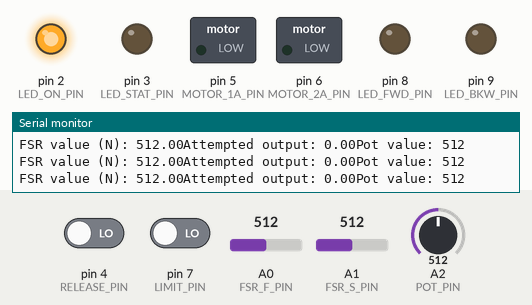
Bench run of a sketch on a simulated Arduino Uno, built with avr-gcc and run on an emulated ATmega328P. Shown: switched loads named in the sketch (green lamp = pin HIGH), output pins drawn as LEDs (lit = HIGH), the last lines printed to the serial monitor. The inputs (shaded band) are chosen by the test bench; at power-on: A0 (FSR_F_PIN) = 512, A2 (POT_PIN) = 512, pin 4 (RELEASE_PIN) LOW, pin 7 (LIMIT_PIN) LOW, A1 (FSR_S_PIN) = 512.

Above: at 1.2 s.
1.3 s: A0 (FSR_F_PIN) set to 716
At 2.4 s:
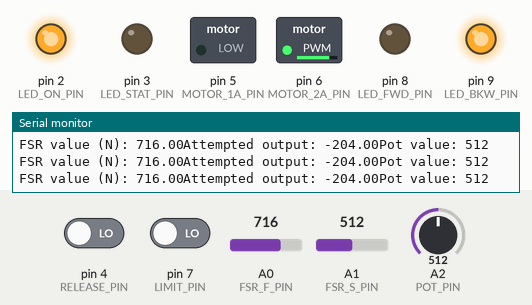
2.8 s: A2 (POT_PIN) set to 900
At 3.5 s:
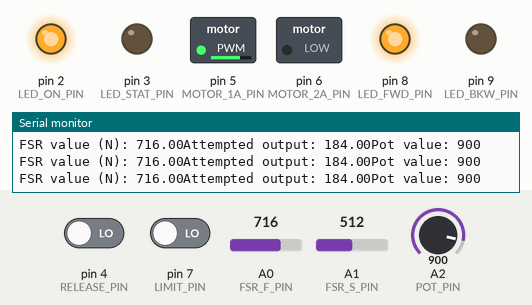
4.3 s: A2 (POT_PIN) set to 1010
At 5.5 s:
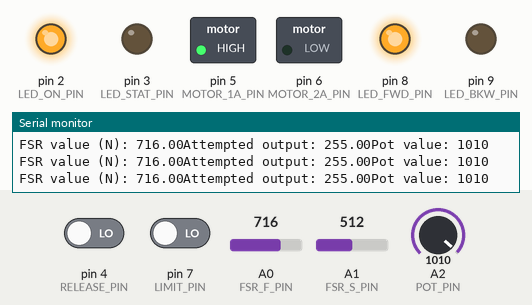
5.8 s: A0 (FSR_F_PIN) set to 900
At 6.8 s:
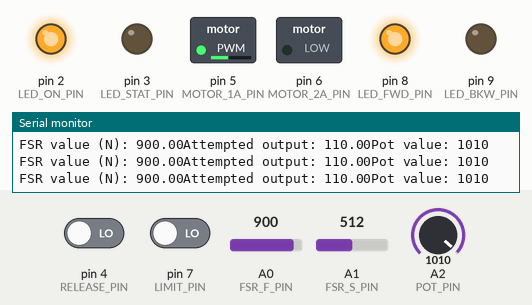
7.3 s: A0 (FSR_F_PIN) set to 1023
At 7.9 s:
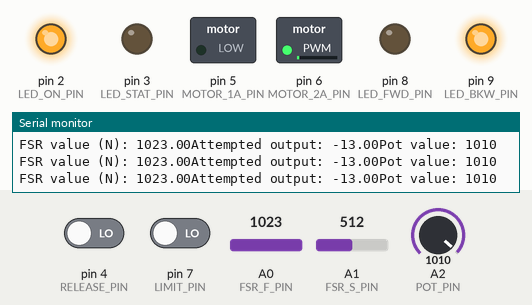
8.8 s: A0 (FSR_F_PIN) set to 990
At 10.2 s:
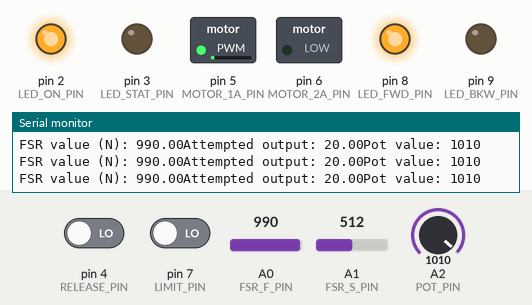
Timing chart, 0 to 11.3 s (numbered marks = the images above; inputs shaded):
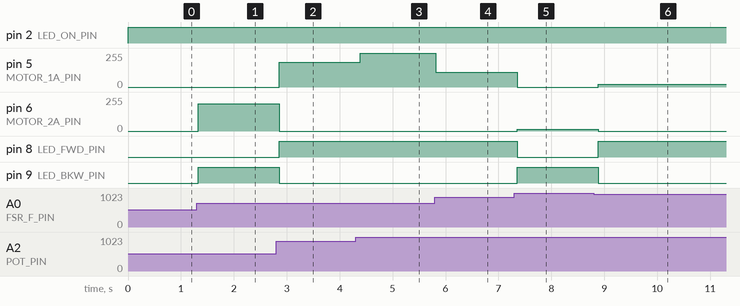

The sketch:

main.ino
```cpp
#include <AutoPID.h>

/// PIN DEFINITIONS
const int FSR_F_PIN = A0; // the actual force sensor
const int FSR_S_PIN = A1; // is there a shoe?
const int POT_PIN = A2;   // change force

const int MOTOR_1A_PIN = 5; // hbridge leg 1
const int MOTOR_2A_PIN = 6; // hbridge leg 2
const int RELEASE_PIN = 4;
const int LIMIT_PIN = 7;

const int LED_ON_PIN = 2;
const int LED_STAT_PIN = 3;
const int LED_FWD_PIN = 8;
const int LED_BKW_PIN = 9;

/// GLOBAL STATES
bool output = false;
bool wasPressed = false;
bool relayState = false;

/// PID
const int Kp = 1, Ki = 0, Kd = 0;
double m_setpoint, m_input, m_output;
AutoPID m_control{&m_input, &m_setpoint, &m_output, -255, 255, Kp, Ki, Kd};

void motorCtrl_write(int val) { // set motor controller to given power
  if (val > 0) {
    analogWrite(MOTOR_1A_PIN, val);
    analogWrite(MOTOR_2A_PIN, 0);

    digitalWrite(LED_FWD_PIN, HIGH);
    digitalWrite(LED_BKW_PIN, LOW);
  } else if (val < 0) {
    analogWrite(MOTOR_2A_PIN, -val);
    analogWrite(MOTOR_1A_PIN, 0);

    digitalWrite(LED_FWD_PIN, LOW);
    digitalWrite(LED_BKW_PIN, HIGH);
  } else {
    analogWrite(MOTOR_1A_PIN, 0);
    analogWrite(MOTOR_2A_PIN, 0);

    digitalWrite(LED_FWD_PIN, LOW);
    digitalWrite(LED_BKW_PIN, LOW);
  }
}

bool fsr_isDetected() { // is the bottom FSR detecting a human?
  return (analogRead(FSR_S_PIN) > 100); // threshold for mg
}

int fsr_getAnalog() { // returns the raw value of the force FSR
  return analogRead(FSR_F_PIN);
}

int fsr_getNewtons() { // "should" (RFC 2119) return the FSR value in Newtons
  int fsrVoltage = map(fsr_getAnalog(), 0, 1023, 0, 5000); // 0-1023 to 0-5V (5000 mV)
  long fsrForce;

  if (fsrVoltage == 0) {
    return 0; // no net force on the sensor
  } else {
    // the voltage = vcc * R / (R + FSR) where R = 10K and Vcc = 5V
    // so FSR = ((Vcc - V) * R) / V
    unsigned long fsrResistance = 5000 - fsrVoltage;
    fsrResistance *= 10000;
    fsrResistance /= fsrVoltage;

    unsigned long fsrConductance = 1000000; // microMhos
    fsrConductance /= fsrResistance;

    // fsr graphs from datasheet: https://cdn-shop.adafruit.com/datasheets/FSR400Series_PD.pdf
    if (fsrConductance <= 1000) {
      fsrForce = fsrConductance / 80;
    } else {
      fsrForce = fsrConductance - 1000;
      fsrForce /= 30;
    }
  }

  return fsrForce;
}

int pot_getAnalog() {
  return analogRead(POT_PIN);
}

int pot_getSetpoint() {
  return map(pot_getAnalog(), 0, 1023, 0, 50); // last value is threshold
}

void setup() {
  pinMode(MOTOR_1A_PIN, OUTPUT);
  pinMode(MOTOR_2A_PIN, OUTPUT);

  pinMode(LED_ON_PIN, OUTPUT);
  pinMode(LED_STAT_PIN, OUTPUT);
  pinMode(LED_FWD_PIN, OUTPUT);
  pinMode(LED_BKW_PIN, OUTPUT);

  m_input = fsr_getNewtons();
  m_setpoint = 15; // default

  Serial.begin(9600);
  m_control.setTimeStep(50);
}

void loop() {
  digitalWrite(LED_ON_PIN, HIGH);

  m_input = fsr_getAnalog();
  m_setpoint = pot_getAnalog();

  if (fsr_isDetected()) {
    output = true;
  }

  if (digitalRead(RELEASE_PIN)) {
    if (!wasPressed){
      output = !output;
      m_output = -255;
    }
    wasPressed = true;
  } else {
    wasPressed = false;
  }

  if (digitalRead(LIMIT_PIN) == 1) {
    output = false;
    m_output = 0;
  }

  if (output) {
    m_control.run();
  }
  motorCtrl_write(m_output);

  Serial.print("FSR value (N): ");
  Serial.print(m_input);
  Serial.print("Attempted output: ");
  Serial.print(m_output);
  Serial.print("Pot value: ");
  Serial.println(pot_getAnalog());
  delay(100); // i have no clue why this works. but it does. so leave me alone...
              // also it helps with serial debug... i guess...
}
```

Measured:
- after the input at 1.3 s, pin 6 (MOTOR_2A_PIN): 0/255 → 204/255 at once; pin 9 (LED_BKW_PIN): LOW → HIGH at once
- after the input at 2.8 s, pin 5 (MOTOR_1A_PIN): 0/255 → 184/255 after 0.06 s; pin 6 (MOTOR_2A_PIN): 204/255 → 0/255 after 0.06 s; pin 8 (LED_FWD_PIN): LOW → HIGH after 0.06 s; pin 9 (LED_BKW_PIN): HIGH → LOW after 0.06 s
- after the input at 4.3 s, pin 5 (MOTOR_1A_PIN): 184/255 → 255/255 after 0.09 s
- after the input at 5.8 s, pin 5 (MOTOR_1A_PIN): 255/255 → 110/255 at once
- after the input at 7.3 s, pin 5 (MOTOR_1A_PIN): 110/255 → 0/255 after 0.05 s; pin 6 (MOTOR_2A_PIN): 0/255 → 13/255 after 0.05 s; pin 8 (LED_FWD_PIN): HIGH → LOW after 0.05 s; pin 9 (LED_BKW_PIN): LOW → HIGH after 0.05 s
- after the input at 8.8 s, pin 5 (MOTOR_1A_PIN): 0/255 → 20/255 after 0.08 s; pin 6 (MOTOR_2A_PIN): 13/255 → 0/255 after 0.08 s; pin 8 (LED_FWD_PIN): LOW → HIGH after 0.08 s; pin 9 (LED_BKW_PIN): HIGH → LOW after 0.08 s
